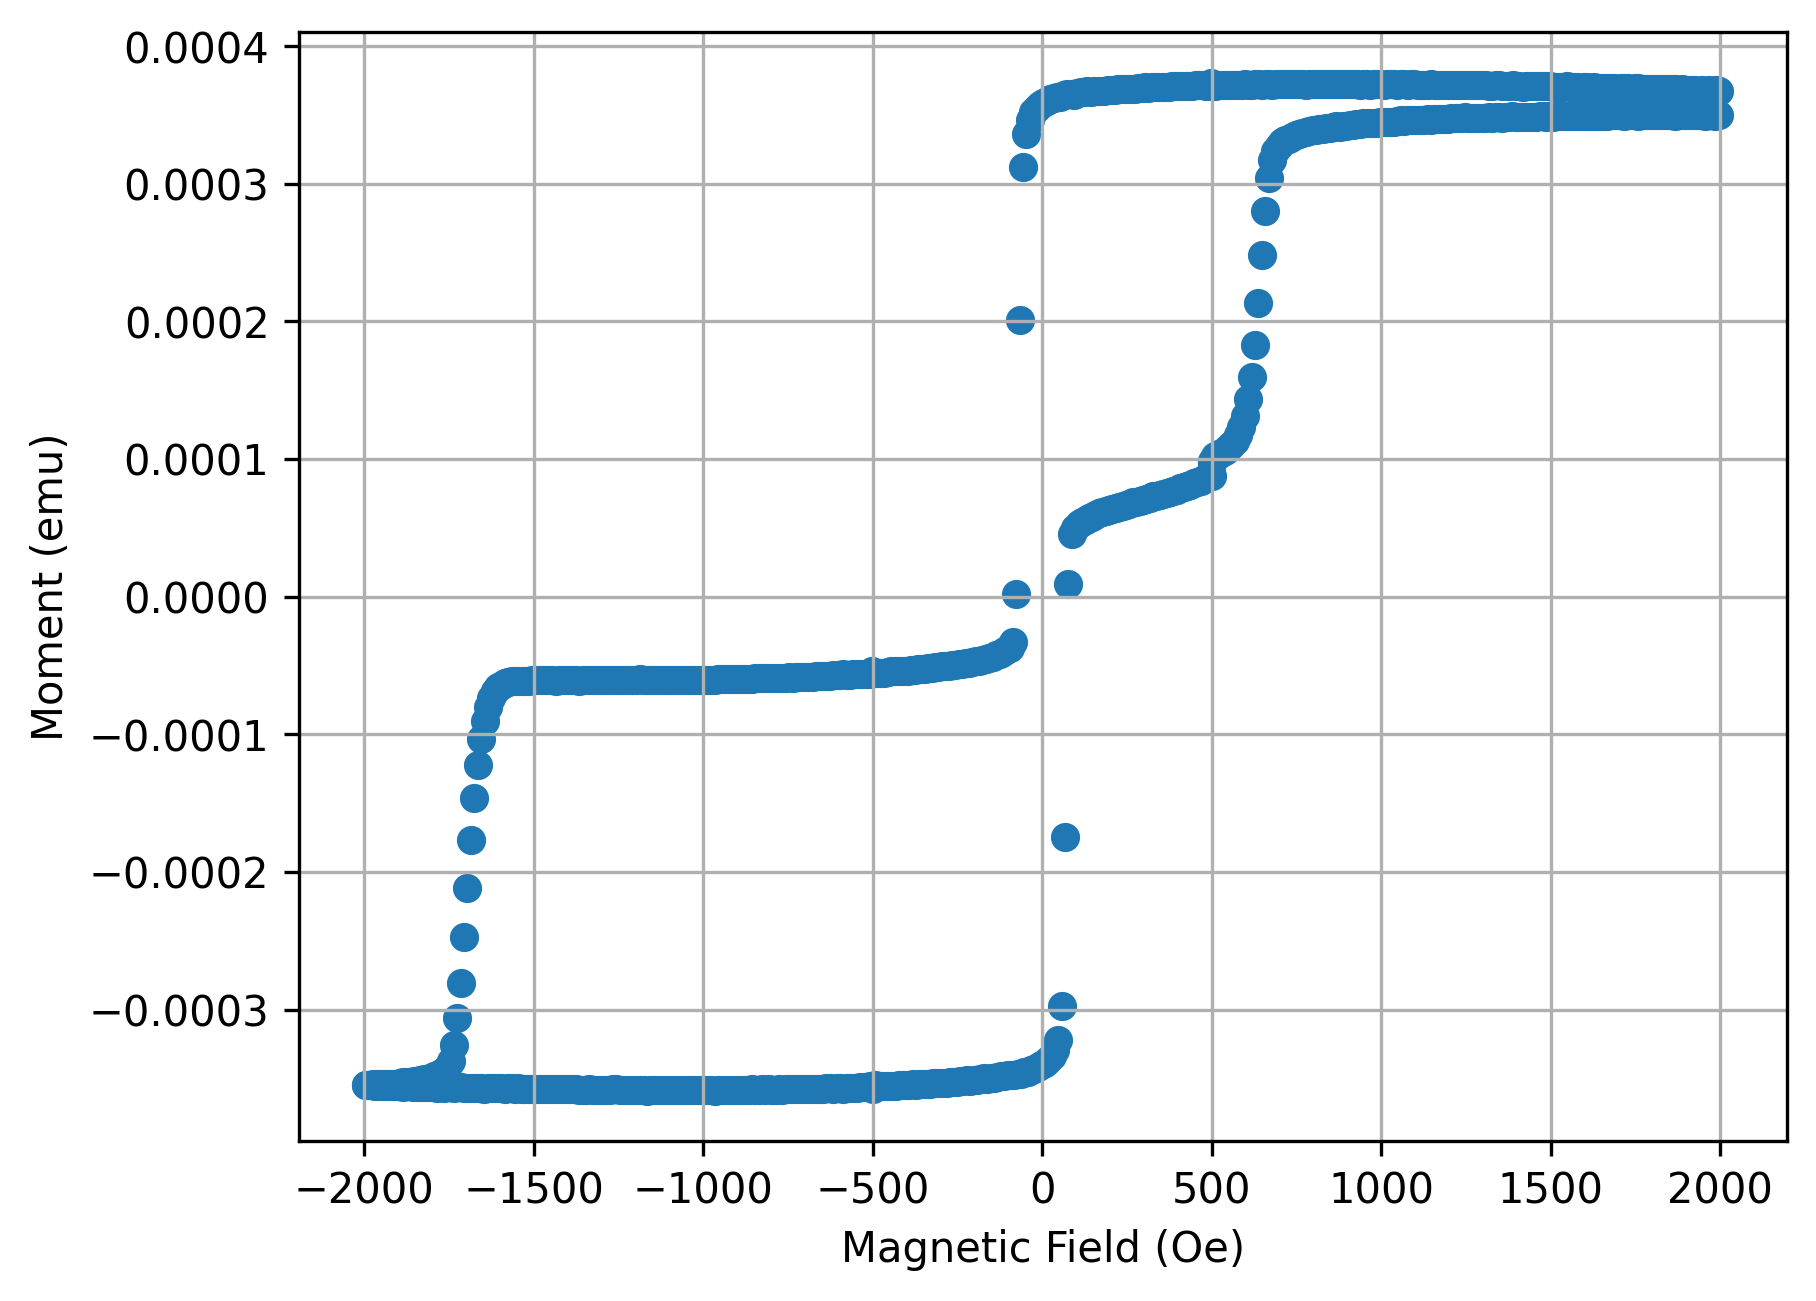

This chart was generated by the following Python code:
import matplotlib.pyplot as plt
import numpy as np
import pandas as pd

data_path = "10K_hysteresis.csv"
output_path = "10K_hysteresis.png"

def read_csv_to_json(csv_file_path):
    df = pd.read_csv(csv_file_path, keep_default_na=False)      # keep_default_na = True: return NaN if empty; keep_default_na = False: return '' if empty
    return df.to_dict(orient='records')


data = read_csv_to_json(data_path)

data_low_temp = data[3732:10694]
data_low_temp = [d for d in data_low_temp if d["Magnetic Field (Oe)"] > -2000 and d["Magnetic Field (Oe)"] < 2000]

H = np.array([d["Magnetic Field (Oe)"] for d in data_low_temp])
M = np.array([d["Moment (emu)"] for d in data_low_temp])

plt.scatter(H, M)
plt.xlabel('Magnetic Field (Oe)')
plt.ylabel('Moment (emu)')
plt.grid()
plt.savefig(output_path, dpi=300, transparent=False, bbox_inches='tight')
plt.show()
